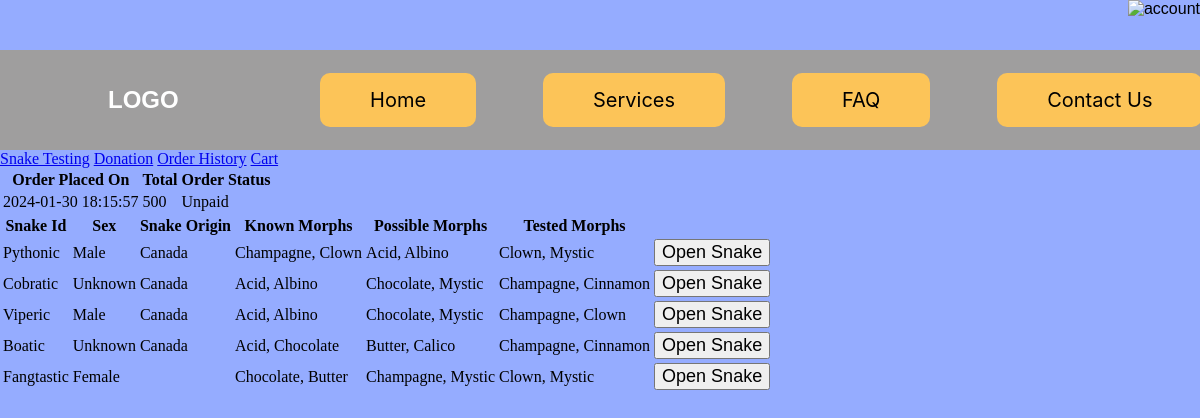
Page /index.php?controller=history&action=snakeHistory&id=6 (signed in) on the committed database.
### tables this page shows
CREATE TABLE IF NOT EXISTS `order` (
  `order_id` int(255) NOT NULL AUTO_INCREMENT,
  `payment_status` tinyint(4) NOT NULL,
  `seen_status` tinyint(1) NOT NULL,
  `order_date` timestamp NOT NULL DEFAULT current_timestamp(),
  `total` double DEFAULT NULL,
  `user_id` int(255) NOT NULL,
  `order_status_id` int(255) NOT NULL,
  PRIMARY KEY (`order_id`),
  KEY `Order_orderstatus_order_status_id_fk` (`order_status_id`),
  KEY `Order_user_user_id_fk` (`user_id`)
);

CREATE TABLE IF NOT EXISTS `orderstatus` (
  `order_status_id` int(255) NOT NULL AUTO_INCREMENT,
  `order_status_name` enum('Processing','To be Processed','Unpaid','Results Pending','Completed') DEFAULT NULL,
  PRIMARY KEY (`order_status_id`)
);

### Core/Controller.php (called while the page is built, shortened)
<?php
class Controller
{
    protected function render(array $data = []): void
    {
        global $controllerPrefix, $action;
        extract($data);
        include_once "Views/$controllerPrefix/$action.php";
    }
}

### Controllers/HistoryController.php (called while the page is built, shortened)
<?php
class HistoryController extends Controller
{
    function snakeHistory(): void
    {
        $order = new Order($_GET['id']);
        $tests = Test::getByOrderId($_GET['id']);
        $snakeIds = [];
        $customerSnakeIds = [];
        $sexes = [];
        $origins = [];
        $knownMorphs = [];
        $possibleMorphs = [];
        $testedMorphs = [];
        foreach ($tests as $test) {
            $snake = new Snake($test->getSnakeId());
            $customerSnakeId = new CustomerSnakeName($snake->getSnakeId());
            $sex = new Sex($snake->getSexId());
            $knownMorph = KnownPossibleMorph::getKnownPossibleMorphsBySnakeId($snake->getSnakeId(), true);
            $possibleMorph = KnownPossibleMorph::getKnownPossibleMorphsBySnakeId($snake->getSnakeId(), false);
            $testedMorph = TestedMorph::getAllTestedMorphById($test->getTestId());
            $snakeIds[] = $snake->getSnakeId();
            $customerSnakeIds[] = $customerSnakeId->getCustomerSnakeId();
            $sexes[] = $sex->getSexName();
            $origins[] = $snake->getSnakeOrigin();
            $knownMorphs[] = Morph::getMorphNames($knownMorph);
            $possibleMorphs[] = Morph::getMorphNames($possibleMorph);
            $testedMorphs[] = Morph::getMorphNames($testedMorph);
        }
        $snakes = [
            'snakeIds' => $snakeIds,
            'customerSnakeIds' => $customerSnakeIds,
            'sexes' => $sexes,
            'origins' => $origins,
            'knownMorphs' => $knownMorphs,
            'possibleMorphs' => $possibleMorphs,
            'testedMorphs' => $testedMorphs,
        ];
        $this->render(['order' => $order, 'snakes' => $snakes]);
    }
}

### index.php (called while the page is built, shortened)
<?php
$controllerPrefix = $_GET["controller"] ?? "home";
$controllerName = ucfirst($controllerPrefix) . "Controller";
$action = $_GET["action"] ?? "home";
if (file_exists("Controllers/$controllerName.php"))
{
    include_once 'Core/Controller.php';
}
else
{
    include_once "Views/Shared/error404.php";
}
$controller = new $controllerName;
$controller->$action();

### Models/Order.php (called while the page is built, shortened)
<?php
class Order extends Model
{
    private string $orderDate;
    private ?float $total;
    public function __construct(
        int    $pOrderId = -1,
        bool   $pPaymentStatus = false,
        bool   $pSeenStatus = false,
        string $pOrderDate = '',
        ?float  $pTotal = -1,
        int    $pUserId = -1,
        int    $pOrderStatusId = -1,
    )
    {
        $this->initializeProperties(
            $pOrderId,
            $pPaymentStatus,
            $pSeenStatus,
            $pOrderDate,
            $pTotal,
            $pUserId,
            $pOrderStatusId
        );
    }
    private function initializeProperties(
        int    $pOrderId,
        bool   $pPaymentStatus,
        bool   $pSeenStatus,
        string $pOrderDate,
        ?float  $pTotal,
        int    $pUserId,
        int    $pOrderStatusId
    ): void
    {
        if ($pOrderId < 0) return;
        else if (
            $pOrderId > 0
            && strlen($pOrderDate) > 0
            && $pTotal > 0
            && $pUserId > 0
            && $pOrderStatusId > 0
        ) {
            $this->orderId = $pOrderId;
            $this->paymentStatus = $pPaymentStatus;
            $this->seenStatus = $pSeenStatus;
            $this->orderDate = $pOrderDate;
            $this->total = $pTotal;
            $this->userId = $pUserId;
            $this->orderStatusId = $pOrderStatusId;
        } else if ($pOrderId > 0) {
            $this->getOrderById($pOrderId);
        }
    }
    private function getOrderById(int $pOrderId): void
    {
        $dBConnection = self::openDatabaseConnection();
        try {
            $sql = "SELECT * FROM `order` WHERE order_id = ?";
            $stmt = $dBConnection->prepare($sql);
            $stmt->bindParam(1, $pOrderId, PDO::PARAM_INT);
            $stmt->execute();
            $result = $stmt->fetch(PDO::FETCH_ASSOC);
            if ($result) {
                $this->orderDate = $result['order_date'];
                $this->total = $result['total'];
            }
        } catch (PDOException $e) {
            die("Error: " . $e->getMessage());
        } finally {
            $stmt->closeCursor();
            $dBConnection = null;
        }
    }
    public function getOrderDate(): string
    {
        return $this->orderDate;
    }
    public function getTotal(): ?float
    {
        return $this->total;
    }
}

### Models/OrderStatus.php (called while the page is built, shortened)
<?php
class OrderStatus extends Model
{
    private string $orderStatusName;
    public function __construct(
        int $pOrderStatusId = -1,
        int $pOrderStatusName = -1
    ) {
        $this->initializeProperties(
            $pOrderStatusId,
            $pOrderStatusName
        );
    }
    private function initializeProperties(int $pOrderStatusId, int $pOrderStatusName): void
    {
        if ($pOrderStatusId < 0) return;
        else if (
            $pOrderStatusId > 0
            && $pOrderStatusName > 0
        ) {
            $this->orderStatusId = $pOrderStatusId;
            $this->orderStatusName = $pOrderStatusName;
        } else if ($pOrderStatusId > 0) {
            $this->getOrderStatusById($pOrderStatusId);
        }
    }
    private function getOrderStatusById(int $pOrderStatusId): void
    {
        $dBConnection = self::openDatabaseConnection();
        try {
            $sql = "SELECT * FROM orderstatus WHERE order_status_id = ?";
            $stmt = $dBConnection->prepare($sql);
            $stmt->bindParam(1, $pOrderStatusId, PDO::PARAM_INT);
            $stmt->execute();
            $result = $stmt->fetch(PDO::FETCH_ASSOC);
            if ($result) {
                $this->orderStatusName = $result['order_status_name'];
            }
        } catch (PDOException $e) {
            die("Error: " . $e->getMessage());
        } finally {
            $stmt->closeCursor();
            $dBConnection = null;
        }
    }
    public function getOrderStatusName(): string
    {
        return $this->orderStatusName;
    }
}

### Views/History/snakeHistory.php (the view, shortened to what this page needs)
<!DOCTYPE html>
<html lang="en">
<head>
    <link rel="stylesheet" type="text/css" href="Views/Styles/shared.css">
    <link rel="stylesheet" type="text/css" href="Views/Styles/navbar.css">
    <link rel="stylesheet" type="text/css" href="Views/Styles/home.css">
</head>
<body>
<?php
include_once 'Views/Shared/navbar.php';
include_once 'Views/Order/orderSubCategories.php';
?>
<table>
    <thead>
    <tr>
        <th>Order Placed On</th>
        <th>Total</th>
        <th>Order Status</th>
    </tr>
    </thead>
    <tbody>
    <tr>
        <td><?php echo $data['order']->getOrderDate() ?></td>
        <td><?php echo $data['order']->getTotal() ?></td>
        <td><?php echo (new OrderStatus($data['order']->getOrderStatusId()))->getOrderStatusName() ?></td>
    </tr>
    </tbody>
</table>
<table>
    <thead>
    <tr>
        <th>Snake Id</th>
        <th>Sex</th>
        <th>Snake Origin</th>
        <th>Known Morphs</th>
        <th>Possible Morphs</th>
        <th>Tested Morphs</th>
    </tr>
    </thead>
    <tbody>
    <?php
    foreach ($data['snakes']['customerSnakeIds'] as $key => $snake) {
        echo "<tr><td>" . $snake . "</td>";
        echo "<td>" . $data['snakes']['sexes'][$key] . "</td>";
        echo "<td>" . $data['snakes']['origins'][$key] . "</td>";
        $stringKnownMorph = implode(', ', $data['snakes']['knownMorphs'][$key]);
        $stringPossibleMorph = implode(', ', $data['snakes']['possibleMorphs'][$key]);
        $stringTestedMorph = implode(', ', $data['snakes']['testedMorphs'][$key]);
        echo "<td>" . $stringKnownMorph . "</td>";
        echo "<td>" . $stringPossibleMorph . "</td>";
        echo "<td>" . $stringTestedMorph . "</td>";
        echo "<td><a href='?controller=history&action=testHistory&id=" . $data['snakes']['snakeIds'][$key] . "'><button>Open Snake</button></a></td>";
    }
    ?>
    </tbody>
</table>
</body>
</html>

### Views/Styles/shared.css (style rules this page uses)
html, body { max-width: 100%; overflow-x: hidden; }
body { margin: 0; padding: 0; background-color: #95ACFF; width: 100%; }
p, li, button { font-size: large; }

### rows in the picture
order: order_date "2024-01-30 18:15:57", total "500", order_status.order_status_name "Unpaid"

### other values in the picture
$snake "Pythonic"
$data['snakes']['sexes'][$key] "Male"
$data['snakes']['origins'][$key] "Canada"
$stringKnownMorph "Champagne, Clown"
$stringPossibleMorph "Acid, Albino"
$stringTestedMorph "Clown, Mystic"
$snake "Cobratic"
$data['snakes']['sexes'][$key] "Unknown"
$stringKnownMorph "Acid, Albino"
$stringPossibleMorph "Chocolate, Mystic"
$stringTestedMorph "Champagne, Cinnamon"
$snake "Viperic"
$stringTestedMorph "Champagne, Clown"
$snake "Boatic"
$stringKnownMorph "Acid, Chocolate"
